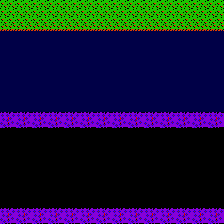

A level layout from a 2D game, rendered from its tile map. Below: a short description, then the map file with tile-grid data replaced by summaries:
An orthogonal 14x14 tile map with 16x16 px tiles, 2 tile layers (Background, Ground).

<map version="1.10" tiledversion="1.11.0" orientation="orthogonal" renderorder="right-down" width="14" height="14" tilewidth="16" tileheight="16" infinite="0" nextlayerid="3" nextobjectid="1">
 <tileset firstgid="1" source="tiles.tsx" />
 <layer id="1" name="Background" width="14" height="14">
  <data>[196 cells, 196 non-empty, 2 distinct tile ids]</data>
 </layer>
 <layer id="2" name="Ground" width="14" height="14">
  <properties>
   <property name="deadly" type="bool" value="false" />
   <property name="destroyed" type="bool" value="false" />
   <property name="revange" type="bool" value="false" />
  </properties>
  <data>[196 cells, 126 non-empty, 4 distinct tile ids]</data>
 </layer>
</map>